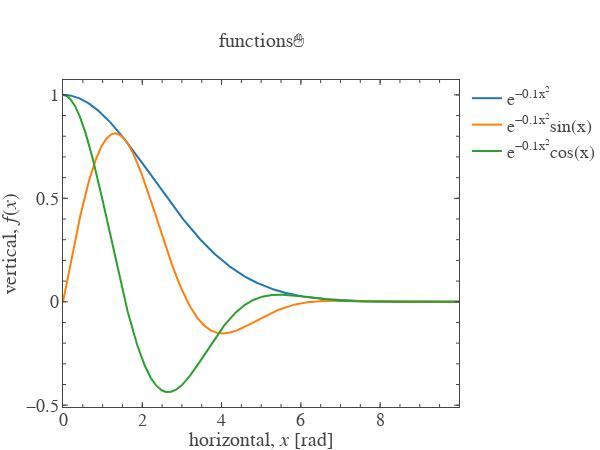

Notebook code for this chart:
### Code cell
plt.show(scatter_list)

### Figure 1 — Plotly figure (JSON) as saved in the notebook; plotly's stock layout.template omitted (floating-point values rounded to 4 significant figures; data arrays with more than 128 entries replaced by an {"elided": "..."} marker saying what was removed)
{"data": [{"name": "e<sup>−0.1x<sup>2</sup></sup>", "type": "scatter", "uid": "3f2da1ee-98fb-4bea-a5c6-58a0d5aadfc7", "x": {"elided": "1000 float values"}, "y": {"elided": "1000 float values"}}, {"name": "e<sup>−0.1x<sup>2</sup></sup>sin(x)", "type": "scatter", "uid": "97cbed91-1247-4701-91e6-e504f13a95f1", "x": {"elided": "1000 float values"}, "y": {"elided": "1000 float values"}}, {"name": "e<sup>−0.1x<sup>2</sup></sup>cos(x)", "type": "scatter", "uid": "1acfb036-dc34-45a0-8f57-2bab6fa4392b", "x": {"elided": "1000 float values"}, "y": {"elided": "1000 float values"}}, {"type": "scatter", "uid": "b3359b02-553b-4980-bafc-c635a97700ee", "visible": false, "xaxis": "x101", "yaxis": "y101"}, {"type": "scatter", "uid": "69985ac8-dc67-4878-9717-24930f2e7c7b", "visible": false, "xaxis": "x201", "yaxis": "y201"}], "layout": {"font": {"family": "Arial", "size": 18}, "height": 450, "margin": {"b": 0, "l": 0, "r": 20, "t": 80}, "title": {"font": {"size": 20}, "text": "functions✋", "xanchor": "center", "xref": "paper", "y": 0.9111, "yanchor": "middle", "yref": "container"}, "width": 600, "xaxis": {"anchor": "y", "automargin": true, "dtick": 2, "hoverformat": ".f", "range": [0, 9.99], "showgrid": false, "showline": false, "showticklabels": true, "tickfont": {"size": 18}, "ticklen": 5, "ticks": "inside", "title": {"font": {"size": 20}, "text": "horizontal, <i>x</i> [rad]"}, "zeroline": false}, "xaxis101": {"anchor": "y", "automargin": true, "dtick": 2, "overlaying": "x", "range": [0, 9.99], "scaleanchor": "x", "showgrid": false, "showline": false, "showticklabels": false, "side": "top", "ticklen": 5, "ticks": "inside", "zeroline": false}, "xaxis201": {"anchor": "y", "automargin": true, "dtick": 0.5, "mirror": "ticks", "overlaying": "x", "range": [0, 9.99], "scaleanchor": "x", "showgrid": false, "showline": true, "showticklabels": false, "ticklen": 3, "ticks": "inside", "zeroline": false}, "yaxis": {"anchor": "x", "automargin": true, "dtick": 0.5, "hoverformat": ".f", "range": [-0.5086, 1.072], "showgrid": false, "showline": false, "showticklabels": true, "tickfont": {"size": 18}, "ticklen": 5, "tickprefix": " ", "ticks": "inside", "ticksuffix": " ", "title": {"font": {"size": 20}, "text": "vertical, <i>f</i>(<i>x</i>)<i></i>"}, "zeroline": false}, "yaxis101": {"anchor": "x", "automargin": true, "dtick": 0.5, "overlaying": "y", "range": [-0.5086, 1.072], "scaleanchor": "y", "showgrid": false, "showline": false, "showticklabels": false, "side": "right", "ticklen": 5, "ticks": "inside", "zeroline": false}, "yaxis201": {"anchor": "x", "automargin": true, "dtick": 0.1, "mirror": "ticks", "overlaying": "y", "range": [-0.5086, 1.072], "scaleanchor": "y", "showgrid": false, "showline": true, "showticklabels": false, "ticklen": 3, "ticks": "inside", "zeroline": false}}}
